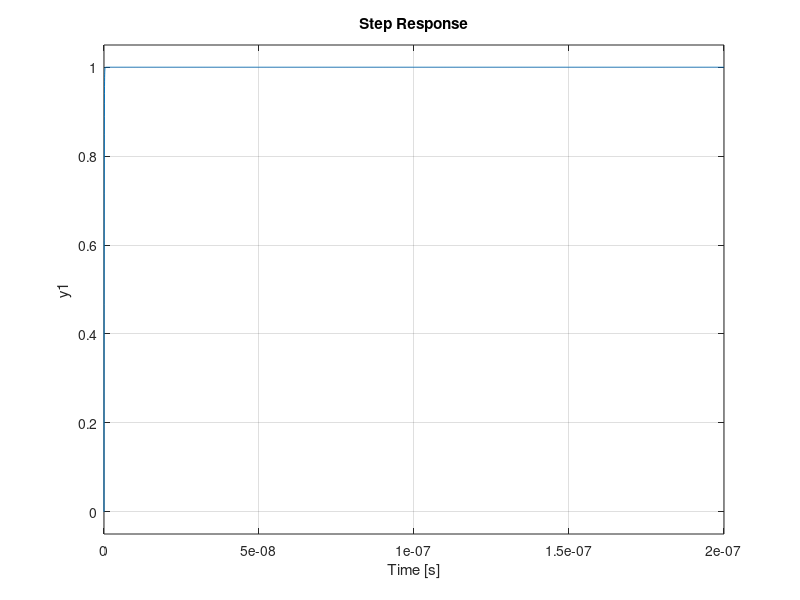

MATLAB code to generate this figure: (Note: this script raises an error after producing the figure.)
%% Test
close all;
clear all
Vref = 18;
Vin = 24;
RLoad = 100;%[180000 180];

D = 1;
L = 1.7*10^-3;
C = 0.75*10^-6;
RL = 0.08;
RC = 0.03;
fs = 50*10^3;

RLoad = 100,000;

H = 1;
figNum = 1;

buckN = [Vin/(L*C)];
buckD = [1 ((1/(RLoad*C))+(RL/L)) ((1/(L*C))+(RL/(RLoad*L*C)))];
G = tf(buckN, buckD);
%% PID Tuner

Kp = 11148;
Ki = 3.10696e7;
Kd = 1;

%pidtune(G, 'PID')   
C = pid(Kp, Ki, Kd);
T = feedback(C*G, H);
figure(1);
step(T)
stepinfo(T)
figure(2);

rlocus(C*G)
%plot(-zetaOmegaN, omega_d, "*");
